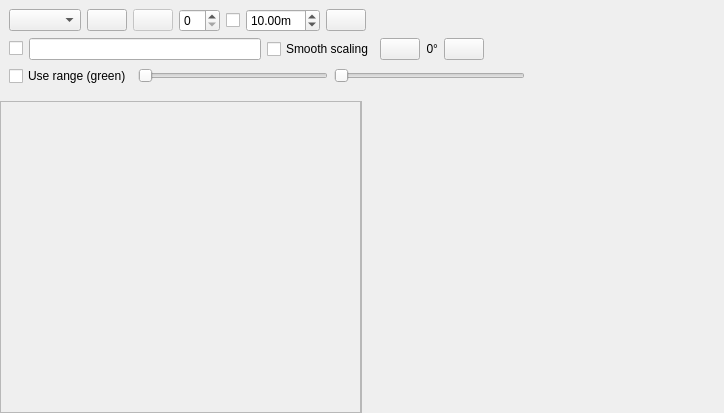
<?xml version="1.0" encoding="UTF-8"?>
<ui version="4.0">
 <class>ImageViewWidget</class>
 <widget class="QWidget" name="ImageViewWidget">
  <property name="enabled">
   <bool>true</bool>
  </property>
  <property name="geometry">
   <rect>
    <x>0</x>
    <y>0</y>
    <width>724</width>
    <height>413</height>
   </rect>
  </property>
  <property name="maximumSize">
   <size>
    <width>724</width>
    <height>2048</height>
   </size>
  </property>
  <property name="windowTitle">
   <string>Image View</string>
  </property>
  <layout class="QVBoxLayout" name="verticalLayout" stretch="0,1">
   <property name="leftMargin">
    <number>0</number>
   </property>
   <property name="topMargin">
    <number>0</number>
   </property>
   <property name="rightMargin">
    <number>0</number>
   </property>
   <property name="bottomMargin">
    <number>0</number>
   </property>
   <item>
    <widget class="QWidget" name="toolbar_widget" native="true">
     <layout class="QVBoxLayout" name="verticalLayout_2">
      <item>
       <layout class="QHBoxLayout" name="horizontalLayout_3">
        <item>
         <widget class="QComboBox" name="topics_combo_box">
          <property name="sizeAdjustPolicy">
           <enum>QComboBox::AdjustToContents</enum>
          </property>
         </widget>
        </item>
        <item>
         <widget class="QPushButton" name="refresh_topics_push_button">
          <property name="toolTip">
           <string>Refresh topics</string>
          </property>
          <property name="icon">
           <iconset theme="view-refresh">
            <normaloff>.</normaloff>.</iconset>
          </property>
         </widget>
        </item>
        <item>
         <widget class="QPushButton" name="zoom_1_push_button">
          <property name="enabled">
           <bool>false</bool>
          </property>
          <property name="toolTip">
           <string>Original zoom</string>
          </property>
          <property name="icon">
           <iconset theme="zoom-original">
            <normaloff>.</normaloff>.</iconset>
          </property>
          <property name="checkable">
           <bool>true</bool>
          </property>
         </widget>
        </item>
        <item>
         <widget class="QSpinBox" name="num_gridlines_spin_box">
          <property name="toolTip">
           <string># of gridlines to overlay</string>
          </property>
          <property name="minimum">
           <number>0</number>
          </property>
          <property name="maximum">
           <number>20</number>
          </property>
          <property name="value">
           <number>0</number>
          </property>
         </widget>
        </item>
        <item>
         <widget class="QCheckBox" name="dynamic_range_check_box">
          <property name="toolTip">
           <string>Dynamic depth range</string>
          </property>
          <property name="text">
           <string/>
          </property>
         </widget>
        </item>
        <item>
         <widget class="QDoubleSpinBox" name="max_range_double_spin_box">
          <property name="toolTip">
           <string>Max depth</string>
          </property>
          <property name="suffix">
           <string>m</string>
          </property>
          <property name="minimum">
           <double>0.010000000000000</double>
          </property>
          <property name="maximum">
           <double>100.000000000000000</double>
          </property>
          <property name="value">
           <double>10.000000000000000</double>
          </property>
         </widget>
        </item>
        <item>
         <widget class="QPushButton" name="save_as_image_push_button">
          <property name="toolTip">
           <string>Save as image</string>
          </property>
          <property name="icon">
           <iconset theme="image-x-generic">
            <normaloff>.</normaloff>.</iconset>
          </property>
          <property name="iconSize">
           <size>
            <width>16</width>
            <height>16</height>
           </size>
          </property>
         </widget>
        </item>
        <item>
         <spacer name="horizontalSpacer_3">
          <property name="orientation">
           <enum>Qt::Horizontal</enum>
          </property>
          <property name="sizeHint" stdset="0">
           <size>
            <width>40</width>
            <height>20</height>
           </size>
          </property>
         </spacer>
        </item>
       </layout>
      </item>
      <item>
       <layout class="QHBoxLayout" name="horizontalLayout">
        <item>
         <widget class="QCheckBox" name="publish_click_location_check_box">
          <property name="text">
           <string/>
          </property>
         </widget>
        </item>
        <item>
         <widget class="QLineEdit" name="publish_click_location_topic_line_edit">
          <property name="toolTip">
           <string>Click location topic (leave empty for auto-naming)</string>
          </property>
         </widget>
        </item>
        <item>
         <widget class="QCheckBox" name="smooth_image_check_box">
          <property name="toolTip">
           <string>Dynamic depth range</string>
          </property>
          <property name="text">
           <string>Smooth scaling</string>
          </property>
         </widget>
        </item>
        <item>
         <widget class="QPushButton" name="rotate_left_push_button">
          <property name="text">
           <string/>
          </property>
          <property name="icon">
           <iconset theme="object-rotate-left">
            <normaloff>.</normaloff>.</iconset>
          </property>
         </widget>
        </item>
        <item>
         <widget class="QLabel" name="rotate_label">
          <property name="text">
           <string>0°</string>
          </property>
          <property name="alignment">
           <set>Qt::AlignRight|Qt::AlignTrailing|Qt::AlignVCenter</set>
          </property>
         </widget>
        </item>
        <item>
         <widget class="QPushButton" name="rotate_right_push_button">
          <property name="text">
           <string/>
          </property>
          <property name="icon">
           <iconset theme="object-rotate-right">
            <normaloff>.</normaloff>.</iconset>
          </property>
         </widget>
        </item>
        <item>
         <spacer name="horizontalSpacer">
          <property name="orientation">
           <enum>Qt::Horizontal</enum>
          </property>
          <property name="sizeHint" stdset="0">
           <size>
            <width>40</width>
            <height>20</height>
           </size>
          </property>
         </spacer>
        </item>
       </layout>
      </item>
      <item>
       <layout class="QHBoxLayout" name="horizontalLayout_2">
        <item>
         <widget class="QCheckBox" name="laser_scan_checkbox">
          <property name="text">
           <string>Use range (green)</string>
          </property>
         </widget>
        </item>
        <item>
         <widget class="QSlider" name="sliderLeftLaser">
          <property name="orientation">
           <enum>Qt::Horizontal</enum>
          </property>
         </widget>
        </item>
        <item>
         <widget class="QSlider" name="sliderRightLaser">
          <property name="orientation">
           <enum>Qt::Horizontal</enum>
          </property>
         </widget>
        </item>
        <item>
         <spacer name="spacer">
          <property name="orientation">
           <enum>Qt::Horizontal</enum>
          </property>
          <property name="sizeHint" stdset="0">
           <size>
            <width>40</width>
            <height>20</height>
           </size>
          </property>
         </spacer>
        </item>
       </layout>
      </item>
     </layout>
    </widget>
   </item>
   <item>
    <layout class="QHBoxLayout" name="image_layout" stretch="0,0">
     <property name="spacing">
      <number>0</number>
     </property>
     <item>
      <widget class="QScrollArea" name="scrollAreaLaser">
       <property name="widgetResizable">
        <bool>true</bool>
       </property>
       <widget class="QWidget" name="scrollAreaWidgetLaser">
        <property name="geometry">
         <rect>
          <x>0</x>
          <y>0</y>
          <width>359</width>
          <height>293</height>
         </rect>
        </property>
        <widget class="rqt_image_view::RatioLayoutedFrame" name="laser_frame">
         <property name="geometry">
          <rect>
           <x>-1</x>
           <y>-1</y>
           <width>361</width>
           <height>321</height>
          </rect>
         </property>
         <property name="frameShape">
          <enum>QFrame::StyledPanel</enum>
         </property>
         <property name="frameShadow">
          <enum>QFrame::Raised</enum>
         </property>
        </widget>
       </widget>
      </widget>
     </item>
     <item>
      <widget class="QScrollArea" name="scrollArea">
       <property name="frameShape">
        <enum>QFrame::NoFrame</enum>
       </property>
       <property name="widgetResizable">
        <bool>true</bool>
       </property>
       <widget class="QWidget" name="scrollAreaWidgetContents">
        <property name="geometry">
         <rect>
          <x>0</x>
          <y>0</y>
          <width>361</width>
          <height>295</height>
         </rect>
        </property>
        <property name="sizePolicy">
         <sizepolicy hsizetype="Expanding" vsizetype="Expanding">
          <horstretch>0</horstretch>
          <verstretch>0</verstretch>
         </sizepolicy>
        </property>
        <layout class="QHBoxLayout" name="horizontalLayout_4">
         <property name="leftMargin">
          <number>1</number>
         </property>
         <property name="topMargin">
          <number>1</number>
         </property>
         <property name="rightMargin">
          <number>1</number>
         </property>
         <property name="bottomMargin">
          <number>1</number>
         </property>
         <item>
          <widget class="rqt_image_view::RatioLayoutedFrame" name="image_frame">
           <property name="sizePolicy">
            <sizepolicy hsizetype="Expanding" vsizetype="Expanding">
             <horstretch>0</horstretch>
             <verstretch>0</verstretch>
            </sizepolicy>
           </property>
           <property name="minimumSize">
            <size>
             <width>80</width>
             <height>60</height>
            </size>
           </property>
           <property name="contextMenuPolicy">
            <enum>Qt::ActionsContextMenu</enum>
           </property>
           <property name="frameShape">
            <enum>QFrame::NoFrame</enum>
           </property>
           <property name="lineWidth">
            <number>1</number>
           </property>
          </widget>
         </item>
        </layout>
       </widget>
      </widget>
     </item>
    </layout>
   </item>
  </layout>
 </widget>
 <customwidgets>
  <customwidget>
   <class>rqt_image_view::RatioLayoutedFrame</class>
   <extends>QFrame</extends>
   <header>rqt_image_view/ratio_layouted_frame.h</header>
   <container>1</container>
  </customwidget>
 </customwidgets>
 <resources/>
 <connections/>
</ui>
